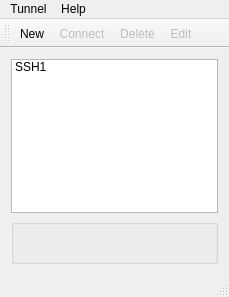
<?xml version="1.0" encoding="UTF-8"?>
<ui version="4.0">
 <class>MainWindowClass</class>
 <widget class="QMainWindow" name="MainWindowClass">
  <property name="geometry">
   <rect>
    <x>0</x>
    <y>0</y>
    <width>229</width>
    <height>297</height>
   </rect>
  </property>
  <property name="windowTitle">
   <string>KDE SSH Tunnel Manager</string>
  </property>
  <property name="windowIcon">
   <iconset>
    <normaloff>:/icons/icons/kstm.png</normaloff>:/icons/icons/kstm.png</iconset>
  </property>
  <widget class="QWidget" name="centralWidget">
   <layout class="QGridLayout" name="gridLayout">
    <item row="0" column="0">
     <widget class="QListWidget" name="listWidget">
      <item>
       <property name="text">
        <string>SSH1</string>
       </property>
       <property name="background">
        <brush brushstyle="NoBrush">
         <color alpha="255">
          <red>0</red>
          <green>0</green>
          <blue>0</blue>
         </color>
        </brush>
       </property>
       <property name="icon">
        <iconset>
         <normaloff>:/icons/icons/network-disconnect.png</normaloff>
         <normalon>:/icons/icons/network-connect.png</normalon>:/icons/icons/network-disconnect.png</iconset>
       </property>
      </item>
     </widget>
    </item>
    <item row="1" column="0">
     <widget class="QGroupBox" name="groupBox">
      <property name="title">
       <string/>
      </property>
      <layout class="QGridLayout" name="gridLayout_2">
       <item row="0" column="0">
        <widget class="QLabel" name="label_command">
         <property name="text">
          <string/>
         </property>
         <property name="wordWrap">
          <bool>true</bool>
         </property>
         <property name="textInteractionFlags">
          <set>Qt::LinksAccessibleByMouse|Qt::TextSelectableByMouse</set>
         </property>
        </widget>
       </item>
      </layout>
     </widget>
    </item>
   </layout>
  </widget>
  <widget class="QMenuBar" name="menuBar">
   <property name="geometry">
    <rect>
     <x>0</x>
     <y>0</y>
     <width>229</width>
     <height>26</height>
    </rect>
   </property>
   <widget class="QMenu" name="menuHelp">
    <property name="title">
     <string>Help</string>
    </property>
    <addaction name="actionAbout_KSTM"/>
   </widget>
   <widget class="QMenu" name="menuTunnel">
    <property name="title">
     <string>Tunnel</string>
    </property>
    <addaction name="actionNew"/>
    <addaction name="actionConnect"/>
    <addaction name="actionEdit"/>
    <addaction name="actionDelete"/>
   </widget>
   <addaction name="menuTunnel"/>
   <addaction name="menuHelp"/>
  </widget>
  <widget class="QStatusBar" name="statusBar"/>
  <widget class="QToolBar" name="toolBar">
   <property name="windowTitle">
    <string>toolBar</string>
   </property>
   <attribute name="toolBarArea">
    <enum>TopToolBarArea</enum>
   </attribute>
   <attribute name="toolBarBreak">
    <bool>false</bool>
   </attribute>
   <addaction name="actionNew"/>
   <addaction name="actionConnect"/>
   <addaction name="actionDelete"/>
   <addaction name="actionEdit"/>
  </widget>
  <action name="actionConnect">
   <property name="checkable">
    <bool>true</bool>
   </property>
   <property name="enabled">
    <bool>false</bool>
   </property>
   <property name="icon">
    <iconset>
     <normaloff>:/icons/icons/media-playback-start.png</normaloff>
     <normalon>:/icons/icons/media-playback-stop.png</normalon>:/icons/icons/media-playback-start.png</iconset>
   </property>
   <property name="text">
    <string>Connect</string>
   </property>
   <property name="toolTip">
    <string>Connect</string>
   </property>
  </action>
  <action name="actionDelete">
   <property name="enabled">
    <bool>false</bool>
   </property>
   <property name="icon">
    <iconset>
     <normaloff>:/icons/icons/list-remove.png</normaloff>:/icons/icons/list-remove.png</iconset>
   </property>
   <property name="text">
    <string>Delete</string>
   </property>
   <property name="toolTip">
    <string>Delete tunnel</string>
   </property>
  </action>
  <action name="actionEdit">
   <property name="enabled">
    <bool>false</bool>
   </property>
   <property name="icon">
    <iconset>
     <normaloff>:/icons/icons/document-properties.png</normaloff>:/icons/icons/document-properties.png</iconset>
   </property>
   <property name="text">
    <string>Edit</string>
   </property>
   <property name="toolTip">
    <string>Edit tunnel</string>
   </property>
  </action>
  <action name="actionNew">
   <property name="icon">
    <iconset>
     <normaloff>:/icons/icons/list-add.png</normaloff>:/icons/icons/list-add.png</iconset>
   </property>
   <property name="text">
    <string>New</string>
   </property>
   <property name="toolTip">
    <string>Add new tunnel</string>
   </property>
  </action>
  <action name="actionAbout_KSTM">
   <property name="icon">
    <iconset>
     <normaloff>:/icons/icons/kstm.png</normaloff>:/icons/icons/kstm.png</iconset>
   </property>
   <property name="text">
    <string>About KSTM</string>
   </property>
   <property name="toolTip">
    <string>Show information about KSTM</string>
   </property>
  </action>
 </widget>
 <layoutdefault spacing="6" margin="11"/>
 <resources/>
 <connections/>
</ui>
